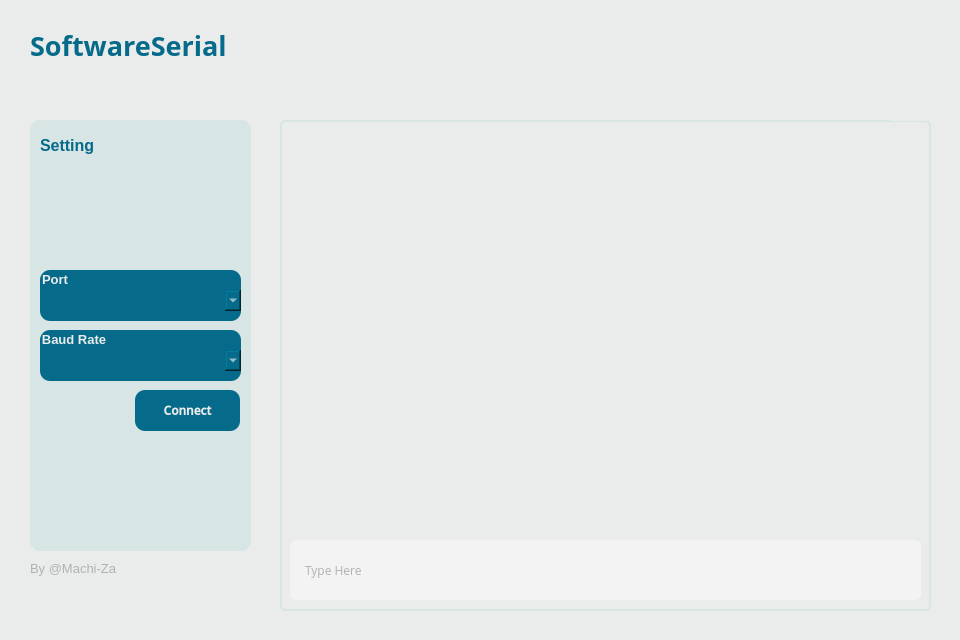
<?xml version="1.0" encoding="UTF-8"?>
<ui version="4.0">
 <class>Main</class>
 <widget class="QMainWindow" name="Main">
  <property name="geometry">
   <rect>
    <x>0</x>
    <y>0</y>
    <width>960</width>
    <height>640</height>
   </rect>
  </property>
  <property name="minimumSize">
   <size>
    <width>960</width>
    <height>640</height>
   </size>
  </property>
  <property name="maximumSize">
   <size>
    <width>960</width>
    <height>640</height>
   </size>
  </property>
  <property name="windowTitle">
   <string>SoftwareSerial</string>
  </property>
  <property name="styleSheet">
   <string notr="true">background-color: rgb(234, 236, 235);</string>
  </property>
  <property name="iconSize">
   <size>
    <width>48</width>
    <height>48</height>
   </size>
  </property>
  <widget class="QWidget" name="centralwidget">
   <widget class="QLabel" name="Lbl_Title">
    <property name="geometry">
     <rect>
      <x>30</x>
      <y>30</y>
      <width>241</width>
      <height>31</height>
     </rect>
    </property>
    <property name="font">
     <font>
      <family>Segoe UI Black</family>
      <pointsize>20</pointsize>
      <weight>75</weight>
      <bold>true</bold>
     </font>
    </property>
    <property name="styleSheet">
     <string notr="true">color: rgb(6, 106, 138);</string>
    </property>
    <property name="text">
     <string>SoftwareSerial</string>
    </property>
   </widget>
   <widget class="QFrame" name="Pnl_Setting">
    <property name="geometry">
     <rect>
      <x>30</x>
      <y>120</y>
      <width>221</width>
      <height>431</height>
     </rect>
    </property>
    <property name="styleSheet">
     <string notr="true">border-radius: 10px;
background-color: rgb(215, 229, 228);</string>
    </property>
    <property name="frameShape">
     <enum>QFrame::StyledPanel</enum>
    </property>
    <property name="frameShadow">
     <enum>QFrame::Raised</enum>
    </property>
    <widget class="QLabel" name="Lbl_Setting">
     <property name="geometry">
      <rect>
       <x>10</x>
       <y>10</y>
       <width>71</width>
       <height>31</height>
      </rect>
     </property>
     <property name="font">
      <font>
       <family>Segoe UI</family>
       <pointsize>12</pointsize>
       <weight>75</weight>
       <bold>true</bold>
      </font>
     </property>
     <property name="styleSheet">
      <string notr="true">color: rgb(6, 106, 138);</string>
     </property>
     <property name="text">
      <string>Setting</string>
     </property>
    </widget>
    <widget class="QGroupBox" name="Pnl_Port">
     <property name="geometry">
      <rect>
       <x>10</x>
       <y>150</y>
       <width>201</width>
       <height>51</height>
      </rect>
     </property>
     <property name="font">
      <font>
       <family>Segoe UI</family>
       <pointsize>10</pointsize>
       <weight>75</weight>
       <bold>true</bold>
      </font>
     </property>
     <property name="styleSheet">
      <string notr="true">background-color:  rgb(6, 106, 138);
color: rgb(234, 236, 235);</string>
     </property>
     <property name="title">
      <string>Port</string>
     </property>
     <widget class="QComboBox" name="Cbx_Port">
      <property name="geometry">
       <rect>
        <x>0</x>
        <y>20</y>
        <width>201</width>
        <height>21</height>
       </rect>
      </property>
      <property name="styleSheet">
       <string notr="true">text-align: left;
padding-left: 10px;</string>
      </property>
      <property name="frame">
       <bool>false</bool>
      </property>
     </widget>
    </widget>
    <widget class="QGroupBox" name="Pnl_Baud">
     <property name="geometry">
      <rect>
       <x>10</x>
       <y>210</y>
       <width>201</width>
       <height>51</height>
      </rect>
     </property>
     <property name="font">
      <font>
       <family>Segoe UI</family>
       <pointsize>10</pointsize>
       <weight>75</weight>
       <bold>true</bold>
      </font>
     </property>
     <property name="styleSheet">
      <string notr="true">background-color:  rgb(6, 106, 138);
color: rgb(234, 236, 235);</string>
     </property>
     <property name="title">
      <string>Baud Rate</string>
     </property>
     <widget class="QComboBox" name="Cbx_Baud">
      <property name="geometry">
       <rect>
        <x>0</x>
        <y>20</y>
        <width>201</width>
        <height>21</height>
       </rect>
      </property>
      <property name="styleSheet">
       <string notr="true">text-align: left;
padding-left: 10px;</string>
      </property>
      <property name="frame">
       <bool>false</bool>
      </property>
     </widget>
    </widget>
    <widget class="QPushButton" name="Btn_Connect">
     <property name="geometry">
      <rect>
       <x>105</x>
       <y>270</y>
       <width>105</width>
       <height>41</height>
      </rect>
     </property>
     <property name="minimumSize">
      <size>
       <width>0</width>
       <height>0</height>
      </size>
     </property>
     <property name="maximumSize">
      <size>
       <width>16777215</width>
       <height>16777215</height>
      </size>
     </property>
     <property name="baseSize">
      <size>
       <width>-1</width>
       <height>0</height>
      </size>
     </property>
     <property name="palette">
      <palette>
       <active>
        <colorrole role="WindowText">
         <brush brushstyle="SolidPattern">
          <color alpha="255">
           <red>234</red>
           <green>236</green>
           <blue>235</blue>
          </color>
         </brush>
        </colorrole>
        <colorrole role="Button">
         <brush brushstyle="SolidPattern">
          <color alpha="255">
           <red>6</red>
           <green>106</green>
           <blue>138</blue>
          </color>
         </brush>
        </colorrole>
        <colorrole role="Light">
         <brush brushstyle="SolidPattern">
          <color alpha="255">
           <red>214</red>
           <green>231</green>
           <blue>255</blue>
          </color>
         </brush>
        </colorrole>
        <colorrole role="Midlight">
         <brush brushstyle="SolidPattern">
          <color alpha="255">
           <red>154</red>
           <green>194</green>
           <blue>251</blue>
          </color>
         </brush>
        </colorrole>
        <colorrole role="Dark">
         <brush brushstyle="SolidPattern">
          <color alpha="255">
           <red>47</red>
           <green>78</green>
           <blue>123</blue>
          </color>
         </brush>
        </colorrole>
        <colorrole role="Mid">
         <brush brushstyle="SolidPattern">
          <color alpha="255">
           <red>63</red>
           <green>105</green>
           <blue>165</blue>
          </color>
         </brush>
        </colorrole>
        <colorrole role="Text">
         <brush brushstyle="SolidPattern">
          <color alpha="255">
           <red>234</red>
           <green>236</green>
           <blue>235</blue>
          </color>
         </brush>
        </colorrole>
        <colorrole role="BrightText">
         <brush brushstyle="SolidPattern">
          <color alpha="255">
           <red>255</red>
           <green>255</green>
           <blue>255</blue>
          </color>
         </brush>
        </colorrole>
        <colorrole role="ButtonText">
         <brush brushstyle="SolidPattern">
          <color alpha="255">
           <red>234</red>
           <green>236</green>
           <blue>235</blue>
          </color>
         </brush>
        </colorrole>
        <colorrole role="Base">
         <brush brushstyle="SolidPattern">
          <color alpha="255">
           <red>6</red>
           <green>106</green>
           <blue>138</blue>
          </color>
         </brush>
        </colorrole>
        <colorrole role="Window">
         <brush brushstyle="SolidPattern">
          <color alpha="255">
           <red>6</red>
           <green>106</green>
           <blue>138</blue>
          </color>
         </brush>
        </colorrole>
        <colorrole role="Shadow">
         <brush brushstyle="SolidPattern">
          <color alpha="255">
           <red>0</red>
           <green>0</green>
           <blue>0</blue>
          </color>
         </brush>
        </colorrole>
        <colorrole role="AlternateBase">
         <brush brushstyle="SolidPattern">
          <color alpha="255">
           <red>22</red>
           <green>135</green>
           <blue>167</blue>
          </color>
         </brush>
        </colorrole>
        <colorrole role="ToolTipBase">
         <brush brushstyle="SolidPattern">
          <color alpha="255">
           <red>255</red>
           <green>255</green>
           <blue>220</blue>
          </color>
         </brush>
        </colorrole>
        <colorrole role="ToolTipText">
         <brush brushstyle="SolidPattern">
          <color alpha="255">
           <red>0</red>
           <green>0</green>
           <blue>0</blue>
          </color>
         </brush>
        </colorrole>
        <colorrole role="PlaceholderText">
         <brush brushstyle="SolidPattern">
          <color alpha="128">
           <red>0</red>
           <green>0</green>
           <blue>0</blue>
          </color>
         </brush>
        </colorrole>
       </active>
       <inactive>
        <colorrole role="WindowText">
         <brush brushstyle="SolidPattern">
          <color alpha="255">
           <red>234</red>
           <green>236</green>
           <blue>235</blue>
          </color>
         </brush>
        </colorrole>
        <colorrole role="Button">
         <brush brushstyle="SolidPattern">
          <color alpha="255">
           <red>6</red>
           <green>106</green>
           <blue>138</blue>
          </color>
         </brush>
        </colorrole>
        <colorrole role="Light">
         <brush brushstyle="SolidPattern">
          <color alpha="255">
           <red>214</red>
           <green>231</green>
           <blue>255</blue>
          </color>
         </brush>
        </colorrole>
        <colorrole role="Midlight">
         <brush brushstyle="SolidPattern">
          <color alpha="255">
           <red>154</red>
           <green>194</green>
           <blue>251</blue>
          </color>
         </brush>
        </colorrole>
        <colorrole role="Dark">
         <brush brushstyle="SolidPattern">
          <color alpha="255">
           <red>47</red>
           <green>78</green>
           <blue>123</blue>
          </color>
         </brush>
        </colorrole>
        <colorrole role="Mid">
         <brush brushstyle="SolidPattern">
          <color alpha="255">
           <red>63</red>
           <green>105</green>
           <blue>165</blue>
          </color>
         </brush>
        </colorrole>
        <colorrole role="Text">
         <brush brushstyle="SolidPattern">
          <color alpha="255">
           <red>234</red>
           <green>236</green>
           <blue>235</blue>
          </color>
         </brush>
        </colorrole>
        <colorrole role="BrightText">
         <brush brushstyle="SolidPattern">
          <color alpha="255">
           <red>255</red>
           <green>255</green>
           <blue>255</blue>
          </color>
         </brush>
        </colorrole>
        <colorrole role="ButtonText">
         <brush brushstyle="SolidPattern">
          <color alpha="255">
           <red>234</red>
           <green>236</green>
           <blue>235</blue>
          </color>
         </brush>
        </colorrole>
        <colorrole role="Base">
         <brush brushstyle="SolidPattern">
          <color alpha="255">
           <red>6</red>
           <green>106</green>
           <blue>138</blue>
          </color>
         </brush>
        </colorrole>
        <colorrole role="Window">
         <brush brushstyle="SolidPattern">
          <color alpha="255">
           <red>6</red>
           <green>106</green>
           <blue>138</blue>
          </color>
         </brush>
        </colorrole>
        <colorrole role="Shadow">
         <brush brushstyle="SolidPattern">
          <color alpha="255">
           <red>0</red>
           <green>0</green>
           <blue>0</blue>
          </color>
         </brush>
        </colorrole>
        <colorrole role="AlternateBase">
         <brush brushstyle="SolidPattern">
          <color alpha="255">
           <red>22</red>
           <green>135</green>
           <blue>167</blue>
          </color>
         </brush>
        </colorrole>
        <colorrole role="ToolTipBase">
         <brush brushstyle="SolidPattern">
          <color alpha="255">
           <red>255</red>
           <green>255</green>
           <blue>220</blue>
          </color>
         </brush>
        </colorrole>
        <colorrole role="ToolTipText">
         <brush brushstyle="SolidPattern">
          <color alpha="255">
           <red>0</red>
           <green>0</green>
           <blue>0</blue>
          </color>
         </brush>
        </colorrole>
        <colorrole role="PlaceholderText">
         <brush brushstyle="SolidPattern">
          <color alpha="128">
           <red>0</red>
           <green>0</green>
           <blue>0</blue>
          </color>
         </brush>
        </colorrole>
       </inactive>
       <disabled>
        <colorrole role="WindowText">
         <brush brushstyle="SolidPattern">
          <color alpha="255">
           <red>234</red>
           <green>236</green>
           <blue>235</blue>
          </color>
         </brush>
        </colorrole>
        <colorrole role="Button">
         <brush brushstyle="SolidPattern">
          <color alpha="255">
           <red>6</red>
           <green>106</green>
           <blue>138</blue>
          </color>
         </brush>
        </colorrole>
        <colorrole role="Light">
         <brush brushstyle="SolidPattern">
          <color alpha="255">
           <red>214</red>
           <green>231</green>
           <blue>255</blue>
          </color>
         </brush>
        </colorrole>
        <colorrole role="Midlight">
         <brush brushstyle="SolidPattern">
          <color alpha="255">
           <red>154</red>
           <green>194</green>
           <blue>251</blue>
          </color>
         </brush>
        </colorrole>
        <colorrole role="Dark">
         <brush brushstyle="SolidPattern">
          <color alpha="255">
           <red>47</red>
           <green>78</green>
           <blue>123</blue>
          </color>
         </brush>
        </colorrole>
        <colorrole role="Mid">
         <brush brushstyle="SolidPattern">
          <color alpha="255">
           <red>63</red>
           <green>105</green>
           <blue>165</blue>
          </color>
         </brush>
        </colorrole>
        <colorrole role="Text">
         <brush brushstyle="SolidPattern">
          <color alpha="255">
           <red>234</red>
           <green>236</green>
           <blue>235</blue>
          </color>
         </brush>
        </colorrole>
        <colorrole role="BrightText">
         <brush brushstyle="SolidPattern">
          <color alpha="255">
           <red>255</red>
           <green>255</green>
           <blue>255</blue>
          </color>
         </brush>
        </colorrole>
        <colorrole role="ButtonText">
         <brush brushstyle="SolidPattern">
          <color alpha="255">
           <red>234</red>
           <green>236</green>
           <blue>235</blue>
          </color>
         </brush>
        </colorrole>
        <colorrole role="Base">
         <brush brushstyle="SolidPattern">
          <color alpha="255">
           <red>6</red>
           <green>106</green>
           <blue>138</blue>
          </color>
         </brush>
        </colorrole>
        <colorrole role="Window">
         <brush brushstyle="SolidPattern">
          <color alpha="255">
           <red>6</red>
           <green>106</green>
           <blue>138</blue>
          </color>
         </brush>
        </colorrole>
        <colorrole role="Shadow">
         <brush brushstyle="SolidPattern">
          <color alpha="255">
           <red>0</red>
           <green>0</green>
           <blue>0</blue>
          </color>
         </brush>
        </colorrole>
        <colorrole role="AlternateBase">
         <brush brushstyle="SolidPattern">
          <color alpha="255">
           <red>22</red>
           <green>135</green>
           <blue>167</blue>
          </color>
         </brush>
        </colorrole>
        <colorrole role="ToolTipBase">
         <brush brushstyle="SolidPattern">
          <color alpha="255">
           <red>255</red>
           <green>255</green>
           <blue>220</blue>
          </color>
         </brush>
        </colorrole>
        <colorrole role="ToolTipText">
         <brush brushstyle="SolidPattern">
          <color alpha="255">
           <red>0</red>
           <green>0</green>
           <blue>0</blue>
          </color>
         </brush>
        </colorrole>
        <colorrole role="PlaceholderText">
         <brush brushstyle="SolidPattern">
          <color alpha="128">
           <red>0</red>
           <green>0</green>
           <blue>0</blue>
          </color>
         </brush>
        </colorrole>
       </disabled>
      </palette>
     </property>
     <property name="font">
      <font>
       <family>Open Sans Semibold</family>
       <pointsize>9</pointsize>
       <weight>75</weight>
       <bold>true</bold>
      </font>
     </property>
     <property name="autoFillBackground">
      <bool>false</bool>
     </property>
     <property name="styleSheet">
      <string notr="true">background-color: rgb(6, 106, 138);
color: rgb(234, 236, 235);
border-radius: 10px;
padding: 6px</string>
     </property>
     <property name="text">
      <string>Connect</string>
     </property>
     <property name="autoDefault">
      <bool>false</bool>
     </property>
     <property name="default">
      <bool>false</bool>
     </property>
     <property name="flat">
      <bool>true</bool>
     </property>
    </widget>
    <widget class="QPushButton" name="pushButton">
     <property name="geometry">
      <rect>
       <x>60</x>
       <y>270</y>
       <width>41</width>
       <height>41</height>
      </rect>
     </property>
     <property name="text">
      <string/>
     </property>
     <property name="icon">
      <iconset resource="Res.qrc">
       <normaloff>:/Icon/Resources/Refresh.png</normaloff>:/Icon/Resources/Refresh.png</iconset>
     </property>
     <property name="iconSize">
      <size>
       <width>26</width>
       <height>26</height>
      </size>
     </property>
    </widget>
    <zorder>pushButton</zorder>
    <zorder>Lbl_Setting</zorder>
    <zorder>Pnl_Port</zorder>
    <zorder>Pnl_Baud</zorder>
    <zorder>Btn_Connect</zorder>
   </widget>
   <widget class="QFrame" name="Pnl_Serial">
    <property name="geometry">
     <rect>
      <x>280</x>
      <y>120</y>
      <width>651</width>
      <height>491</height>
     </rect>
    </property>
    <property name="styleSheet">
     <string notr="true">border-radius: 6px;
border: 2px solid rgb(215, 229, 228);</string>
    </property>
    <property name="frameShape">
     <enum>QFrame::StyledPanel</enum>
    </property>
    <property name="frameShadow">
     <enum>QFrame::Raised</enum>
    </property>
    <widget class="QPlainTextEdit" name="Txt_SRead">
     <property name="geometry">
      <rect>
       <x>10</x>
       <y>10</y>
       <width>631</width>
       <height>411</height>
      </rect>
     </property>
     <property name="font">
      <font>
       <family>Segoe UI</family>
       <pointsize>10</pointsize>
       <weight>50</weight>
       <bold>false</bold>
      </font>
     </property>
     <property name="styleSheet">
      <string notr="true">border:0px;
border-radius: 0px;
padding: 3px;
background-color: rgb(234, 236, 235);
color: rgb(6, 106, 138);</string>
     </property>
     <property name="readOnly">
      <bool>true</bool>
     </property>
     <property name="plainText">
      <string/>
     </property>
    </widget>
    <widget class="QFrame" name="Pnl_Serial1">
     <property name="geometry">
      <rect>
       <x>10</x>
       <y>420</y>
       <width>631</width>
       <height>60</height>
      </rect>
     </property>
     <property name="styleSheet">
      <string notr="true">border:0px;
background-color: rgb(243, 243, 243);</string>
     </property>
     <property name="frameShape">
      <enum>QFrame::StyledPanel</enum>
     </property>
     <property name="frameShadow">
      <enum>QFrame::Raised</enum>
     </property>
     <widget class="QLineEdit" name="Txt_SPrint">
      <property name="geometry">
       <rect>
        <x>10</x>
        <y>10</y>
        <width>561</width>
        <height>41</height>
       </rect>
      </property>
      <property name="font">
       <font>
        <family>Open Sans</family>
        <pointsize>9</pointsize>
       </font>
      </property>
      <property name="toolTip">
       <string>&lt;html&gt;&lt;head/&gt;&lt;body&gt;&lt;p&gt;&lt;br/&gt;&lt;/p&gt;&lt;/body&gt;&lt;/html&gt;</string>
      </property>
      <property name="whatsThis">
       <string>&lt;html&gt;&lt;head/&gt;&lt;body&gt;&lt;p&gt;&lt;br/&gt;&lt;/p&gt;&lt;/body&gt;&lt;/html&gt;</string>
      </property>
      <property name="styleSheet">
       <string notr="true">border:0px;
border-radius: 0px;
padding: 3px;
color: rgb(177, 177, 177);
background-color: rgb(243, 243, 243);</string>
      </property>
      <property name="text">
       <string>Type Here</string>
      </property>
     </widget>
     <widget class="QPushButton" name="Btn_Send">
      <property name="geometry">
       <rect>
        <x>580</x>
        <y>10</y>
        <width>41</width>
        <height>41</height>
       </rect>
      </property>
      <property name="font">
       <font>
        <family>Open Sans</family>
        <pointsize>10</pointsize>
        <weight>75</weight>
        <bold>true</bold>
       </font>
      </property>
      <property name="styleSheet">
       <string notr="true">border:0px;
border-radius: 0px;
padding: 3px;
background-color: rgb(243, 243, 243);
</string>
      </property>
      <property name="text">
       <string/>
      </property>
      <property name="icon">
       <iconset resource="Res.qrc">
        <normaloff>:/Icon/Resources/Send.png</normaloff>:/Icon/Resources/Send.png</iconset>
      </property>
      <property name="iconSize">
       <size>
        <width>26</width>
        <height>26</height>
       </size>
      </property>
     </widget>
    </widget>
   </widget>
   <widget class="QLabel" name="label">
    <property name="geometry">
     <rect>
      <x>30</x>
      <y>560</y>
      <width>121</width>
      <height>16</height>
     </rect>
    </property>
    <property name="font">
     <font>
      <family>Segoe UI</family>
      <pointsize>10</pointsize>
      <weight>50</weight>
      <bold>false</bold>
     </font>
    </property>
    <property name="styleSheet">
     <string notr="true">color: rgb(177, 177, 177);</string>
    </property>
    <property name="text">
     <string>By @Machi-Za</string>
    </property>
   </widget>
   <widget class="QPushButton" name="Btn_Delete">
    <property name="geometry">
     <rect>
      <x>890</x>
      <y>80</y>
      <width>41</width>
      <height>41</height>
     </rect>
    </property>
    <property name="font">
     <font>
      <family>Open Sans</family>
      <pointsize>10</pointsize>
      <weight>75</weight>
      <bold>true</bold>
     </font>
    </property>
    <property name="styleSheet">
     <string notr="true">border:0px;
border-radius: 0px;
padding: 3px;

</string>
    </property>
    <property name="text">
     <string/>
    </property>
    <property name="icon">
     <iconset resource="Res.qrc">
      <normaloff>:/Icon/Resources/Delete.png</normaloff>:/Icon/Resources/Delete.png</iconset>
    </property>
    <property name="iconSize">
     <size>
      <width>26</width>
      <height>26</height>
     </size>
    </property>
   </widget>
   <zorder>Pnl_Serial</zorder>
   <zorder>Pnl_Setting</zorder>
   <zorder>Lbl_Title</zorder>
   <zorder>label</zorder>
   <zorder>Btn_Delete</zorder>
  </widget>
 </widget>
 <resources>
  <include location="Res.qrc"/>
 </resources>
 <connections/>
</ui>
